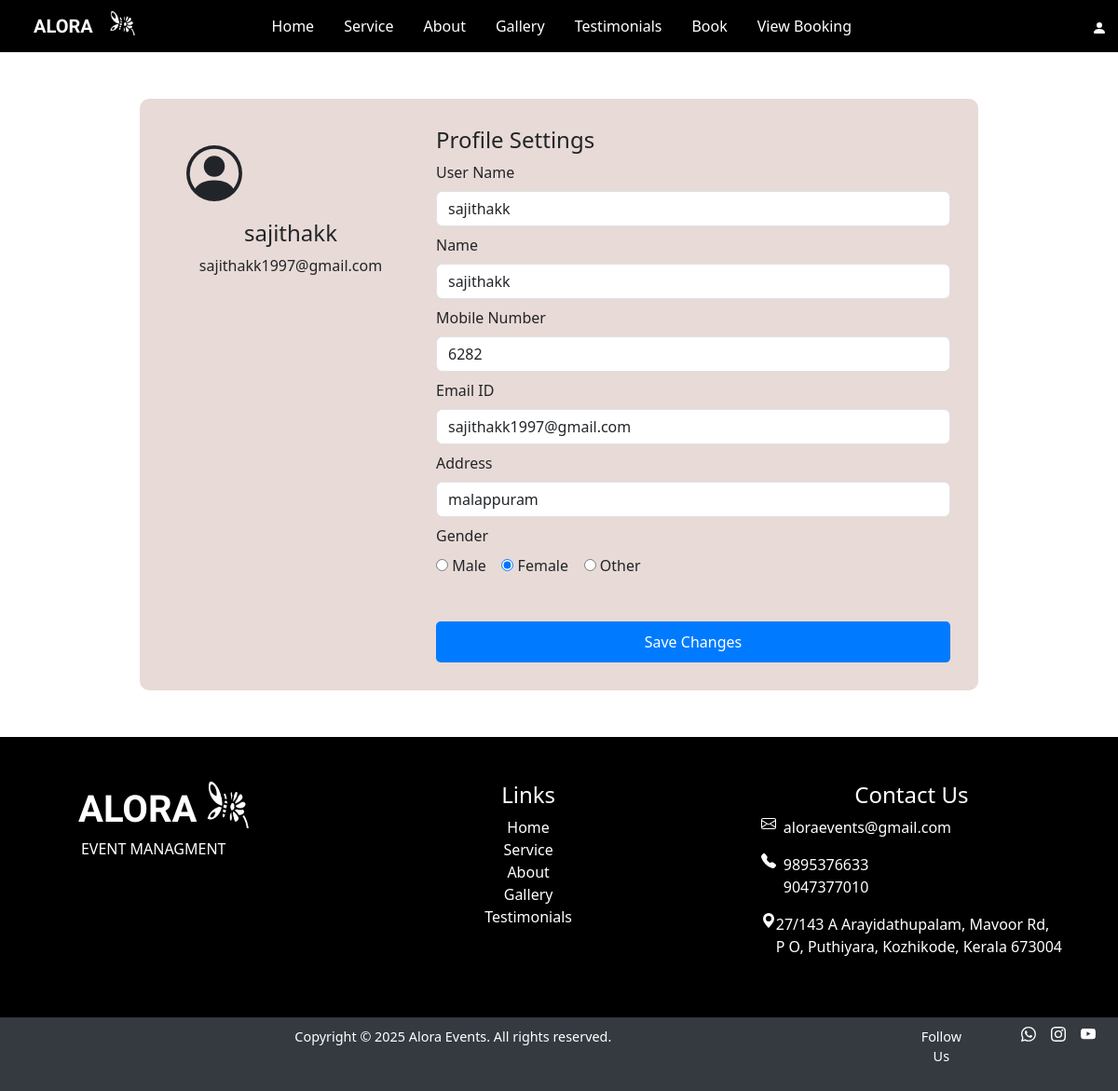
/edit (signed in), run on an earlier commit of the app's database.
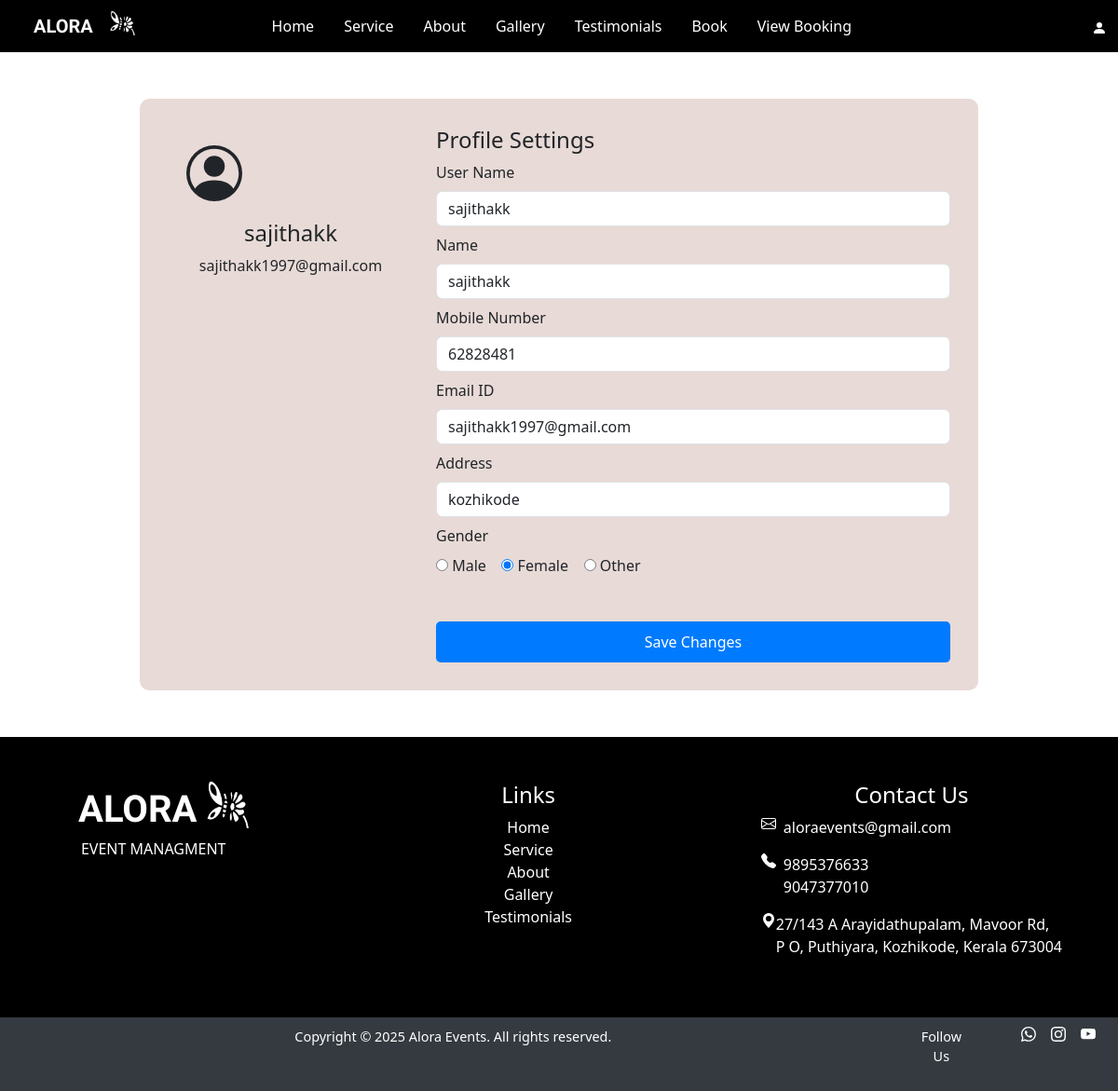
And on a later commit of the database.
### event/models.py (models this page shows, shortened)
class User_details(models.Model):
    user_id=models.ForeignKey(User,on_delete=models.CASCADE)
    phone_number=models.IntegerField()
    address=models.TextField()
    gender=models.CharField(max_length=10)

### event/views.py (the view, shortened to what this page needs)
# urls.py: path('edit',views.Edit,name='edit'),
def Edit(request):
    data=User_details.objects.get(user_id=request.user.id)
    return render(request,'edit.html',{'details':data})

### templates/edit.html (shortened to what this page needs)
{% extends 'alora_user.html' %}
{% load static %}
{% block content %}
    <div class="container profile-container">
        <div class="row">
            <div class="col-md-4 text-center">
                <div class="profile-img">
                </div>
                <h4>{{ details.user_id.username }}</h4>
                <p>{{ details.user_id.email }}</p>
            </div>
            <div class="col-md-8">
                <h4>Profile Settings</h4>
                <form method="POST" action="{% url 'edit' %}">
                    <div class="row">
                        <div class="col-md-12">
                            <label class="form-label">User Name</label>
                            <input type="text" class="form-control" value="{{ details.user_id.username }}" name="uname">
                        </div>
                        <div class="col-md-12 mt-2">
                            <label class="form-label">Name</label>
                            <input type="text" class="form-control" value="{{ details.user_id.first_name }}" name="name">
                        </div>
                        <div class="col-md-12 mt-2">
                            <label class="form-label">Mobile Number</label>
                            <input type="text" class="form-control" value="{{ details.phone_number }}" name="phone">
                        </div>
                        <div class="col-md-12 mt-2">
                            <label class="form-label">Email ID</label>
                            <input type="email" class="form-control" value="{{ details.user_id.email }}" name="email">
                        </div>
                        <div class="col-md-12 mt-2">
                            <label class="form-label">Address</label>
                            <input type="text" class="form-control" value="{{ details.address }}" name="address">
                        </div>
                        <div class="col-md-12 mt-2">
                            <label class="form-label">Gender</label><br>
                            <input type="radio" name="gender" value="Male" {% if details.gender == "Male" %}checked{% endif %}>
                            <label>Male</label>&nbsp;&nbsp;&nbsp;
                            <input type="radio" name="gender" value="Female" {% if details.gender == "Female" %}checked{% endif %}>
                            <label>Female</label>&nbsp;&nbsp;&nbsp;
                            <input type="radio" name="gender" value="Other" {% if details.gender == "Other" %}checked{% endif %}>
                            <label>Other</label>
                        </div>
                    </div>
                    <button type="submit" class="btn btn-save mt-5">Save Changes</button>
                </form>
            </div>
        </div>
    </div>
{% endblock content %}

What changed in the data, as far as the page shows it:
changed User_details "sajithakk": phone "6282" → "62828481"; address "malappuram" → "kozhikode"
